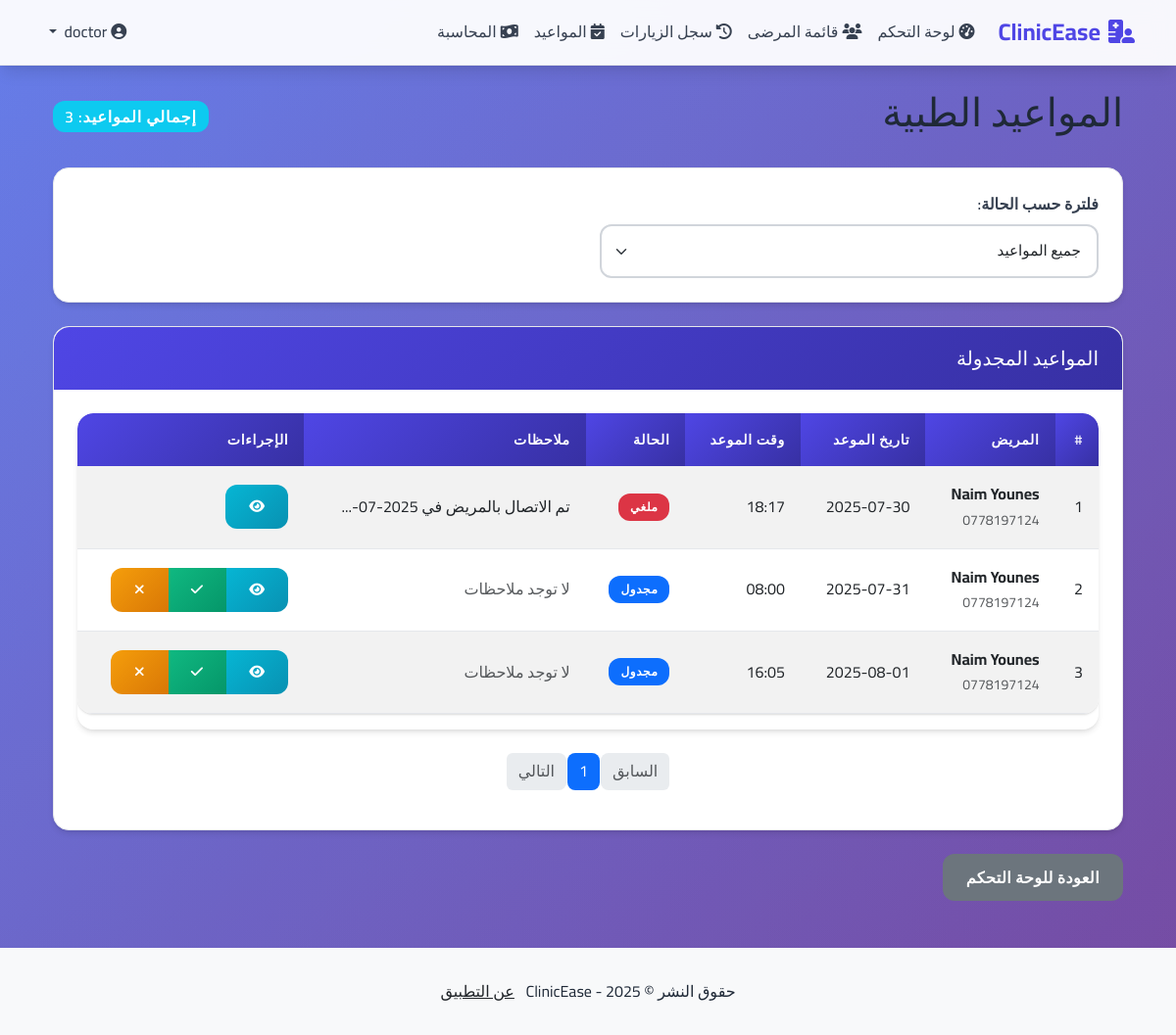
The page /appointments (signed in) on the database its author committed.
### clinic_app/models.py (models this page shows, shortened)
class Appointment(db.Model):
    id = db.Column(db.Integer, primary_key=True)
    patient_id = db.Column(db.Integer, db.ForeignKey("patient.id"), nullable=False)
    doctor_id = db.Column(db.Integer, db.ForeignKey("user.id"), nullable=False)
    visit_id = db.Column(db.Integer, db.ForeignKey("visit.id"), nullable=True)  # الزيارة المرتبطة بالموعد
    appointment_date = db.Column(db.DateTime, nullable=False)  # تاريخ ووقت الموعد
    status = db.Column(db.String(20), nullable=False, default="مجدول")  # مجدول، مكتمل، ملغي، فائت
    notes = db.Column(db.Text, nullable=True)  # ملاحظات حول الموعد
    created_at = db.Column(db.DateTime, nullable=False, default=datetime.utcnow)
    updated_at = db.Column(db.DateTime, nullable=False, default=datetime.utcnow, onupdate=datetime.utcnow)
    patient = db.relationship("Patient", backref="appointments", lazy=True)
    doctor = db.relationship("User", backref="doctor_appointments", lazy=True)
    visit = db.relationship("Visit", backref="follow_up_appointment", uselist=False, lazy=True)

class Patient(db.Model):
    id = db.Column(db.Integer, primary_key=True)
    full_name = db.Column(db.String(100), nullable=False)
    phone = db.Column(db.String(20), nullable=False)
    birth_date = db.Column(db.Date, nullable=True)
    gender = db.Column(db.String(10), nullable=True)  # male, female, other
    blood_group = db.Column(db.String(5), nullable=True)  # A+, A-, B+, B-, AB+, AB-, O+, O-
    address = db.Column(db.String(200), nullable=True)
    created_at = db.Column(db.DateTime, nullable=False, default=datetime.utcnow)
    tickets = db.relationship("Ticket", backref="patient", lazy=True)
    visits = db.relationship("Visit", backref="patient", lazy=True)

### clinic_app/doctor/routes.py (the view)
@doctor.route("/appointments")
@login_required
@doctor_required
def appointments():
    page = request.args.get('page', 1, type=int)
    status_filter = request.args.get('status', 'all')
    query = Appointment.query.filter_by(doctor_id=current_user.id)
    if status_filter != 'all':
        query = query.filter_by(status=status_filter)
    appointments = query.order_by(Appointment.appointment_date.asc()).paginate(
        page=page, per_page=10, error_out=False
    )
    return render_template('doctor/appointments.html',
                         appointments=appointments,
                         status_filter=status_filter)

### clinic_app/doctor/routes.py (called while the page is built)
def doctor_required(f):
    @wraps(f)
    def decorated_function(*args, **kwargs):
        if current_user.role != "doctor":
            flash("غير مسموح لك بالوصول إلى هذه الصفحة", "danger")
            return redirect(url_for("auth.login"))
        return f(*args, **kwargs)
    return decorated_function

### clinic_app/models.py (called while the page is built)
@login_manager.user_loader
def load_user(user_id):
    return User.query.get(int(user_id))

### clinic_app/templates/doctor/appointments.html (shortened to what this page needs)
{% extends "layout.html" %}
{% block content %}
<div class="container mt-4">
    <div class="d-flex justify-content-between align-items-center mb-4">
        <h1>المواعيد الطبية</h1>
        <div>
            <span class="badge bg-info fs-6">إجمالي المواعيد: {{ appointments.total }}</span>
        </div>
    </div>
    <div class="card mb-4">
        <div class="card-body">
            <div class="row">
                <div class="col-md-6">
                    <label class="form-label">فلترة حسب الحالة:</label>
                    <select class="form-select" id="status-filter" onchange="filterAppointments()">
                        <option value="all" {{ 'selected' if status_filter == 'all' else '' }}>جميع المواعيد</option>
                    </select>
                </div>
            </div>
        </div>
    </div>
    <div class="card">
        <div class="card-header bg-primary text-white">
            <h5 class="mb-0">المواعيد المجدولة</h5>
        </div>
        <div class="card-body">
            {% if appointments.items %}
                <div class="table-responsive">
                    <table class="table table-hover table-striped">
                        <thead>
                            <tr>
                                <th>#</th>
                                <th>المريض</th>
                                <th>تاريخ الموعد</th>
                                <th>وقت الموعد</th>
                                <th>الحالة</th>
                                <th>ملاحظات</th>
                                <th>الإجراءات</th>
                            </tr>
                        </thead>
                        <tbody>
                            {% for appointment in appointments.items %}
                                <tr>
                                    <td>{{ loop.index + (appointments.page - 1) * appointments.per_page }}</td>
                                    <td>
                                        <strong>{{ appointment.patient.full_name }}</strong><br>
                                        <small class="text-muted">{{ appointment.patient.phone }}</small>
                                    </td>
                                    <td>{{ format_date(appointment.appointment_date) }}</td>
                                    <td>{{ appointment.appointment_date.strftime('%H:%M') }}</td>
                                    <td>
                                        {% if appointment.status == 'مجدول' %}
                                            <span class="badge bg-primary">مجدول</span>
                                        {% elif appointment.status == 'مكتمل' %}
                                            <span class="badge bg-success">مكتمل</span>
                                        {% elif appointment.status == 'ملغي' %}
                                            <span class="badge bg-danger">ملغي</span>
                                        {% elif appointment.status == 'فائت' %}
                                            <span class="badge bg-warning">فائت</span>
                                        {% else %}
                                            <span class="badge bg-secondary">{{ appointment.status }}</span>
                                        {% endif %}
                                    </td>
                                    <td>
                                        {% if appointment.notes %}
                                            <span title="{{ appointment.notes }}">
                                                {{ appointment.notes[:30] }}{% if appointment.notes|length > 30 %}...{% endif %}
                                            </span>
                                        {% else %}
                                            <span class="text-muted">لا توجد ملاحظات</span>
                                        {% endif %}
                                    </td>
                                    <td>
                                        <div class="btn-group btn-group-sm" role="group">
                                            <a href="{{ url_for('doctor.view_appointment', appointment_id=appointment.id) }}"
                                               class="btn btn-info" title="عرض التفاصيل">
                                                <i class="fas fa-eye"></i>
                                            </a>
                                            {% if appointment.status == 'مجدول' %}
                                                <button type="button" class="btn btn-success"
                                                        onclick="updateStatus({{ appointment.id }}, 'مكتمل')"
                                                        title="تحديد كمكتمل">
                                                    <i class="fas fa-check"></i>
                                                </button>
                                                <button type="button" class="btn btn-warning"
                                                        onclick="updateStatus({{ appointment.id }}, 'فائت')"
                                                        title="تحديد كفائت">
                                                    <i class="fas fa-times"></i>
                                                </button>
                                            {% endif %}
                                        </div>
                                    </td>
                                </tr>
                            {% endfor %}
                        </tbody>
                    </table>
                </div>
                <nav class="mt-4">
                    <ul class="pagination justify-content-center">
                        {% if appointments.has_prev %}
                            <li class="page-item">
                                <a class="page-link" href="{{ url_for('doctor.appointments', page=appointments.prev_num, status=status_filter) }}">السابق</a>
                            </li>
                        {% else %}
                            <li class="page-item disabled">
                                <span class="page-link">السابق</span>
                            </li>
                        {% endif %}
                        {% for page_num in appointments.iter_pages(left_edge=1, right_edge=1, left_current=2, right_current=2) %}
                            {% if page_num %}
                                {% if appointments.page == page_num %}
                                    <li class="page-item active">
                                        <span class="page-link">{{ page_num }}</span>
                                    </li>
                                {% else %}
                                    <li class="page-item">
                                        <a class="page-link" href="{{ url_for('doctor.appointments', page=page_num, status=status_filter) }}">{{ page_num }}</a>
                                    </li>
                                {% endif %}
                            {% else %}
                                <li class="page-item disabled">
                                    <span class="page-link">...</span>
                                </li>
                            {% endif %}
                        {% endfor %}
                        {% if appointments.has_next %}
                            <li class="page-item">
                                <a class="page-link" href="{{ url_for('doctor.appointments', page=appointments.next_num, status=status_filter) }}">التالي</a>
                            </li>
                        {% else %}
                            <li class="page-item disabled">
                                <span class="page-link">التالي</span>
                            </li>
                        {% endif %}
                    </ul>
                </nav>
            {% endif %}
        </div>
    </div>
    <div class="mt-4">
        <a href="{{ url_for('doctor.dashboard') }}" class="btn btn-secondary">العودة للوحة التحكم</a>
    </div>
</div>
{% endblock content %}

### clinic_app/static/css/main.css (style rules this page uses)
:root { --primary-color: #4f46e5; --primary-dark: #3730a3; --secondary-color: #6b7280; --success-color: #10b981; --info-color: #06b6d4; --warning-color: #f59e0b; --danger-color: #ef4444; --light-bg: #f8fafc; --white: #ffffff; --gray-50: #f9fafb; --gray-100: #f3f4f6; --gray-200: #e5e7eb; --gray-300: #d1d5db; --gray-400: #9ca3af; --gray-500: #6b7280; --gray-600: #4b5563; --gray-700: #374151; --gray-800: #1f2937; --gray-900: #111827; --shadow-sm: 0 1px 2px 0 rgba(0, 0, 0, 0.05); --shadow: 0 1px 3px 0 rgba(0, 0, 0, 0.1), 0 1px 2px 0 rgba(0, 0, 0, 0.06); --shadow-md: 0 4px 6px -1px rgba(0, 0, 0, 0.1), 0 2px 4px -1px rgba(0, 0, 0, 0.06); --shadow-lg: 0 10px 15px -3px rgba(0, 0, 0, 0.1), 0 4px 6px -2px rgba(0, 0, 0, 0.05); --shadow-xl: 0 20px 25px -5px rgba(0, 0, 0, 0.1), 0 10px 10px -5px rgba(0, 0, 0, 0.04); --border-radius: 0.75rem; --border-radius-lg: 1rem; --transition: all 0.3s cubic-bezier(0.4, 0, 0.2, 1); }
* { box-sizing: border-box; }
body { font-family: 'Cairo', -apple-system, BlinkMacSystemFont, 'Segoe UI', Roboto, sans-serif; background: linear-gradient(135deg, #667eea 0%, #764ba2 100%); background-attachment: fixed; min-height: 100vh; line-height: 1.6; color: var(--gray-800); }
body::before { content: ''; position: fixed; top: 0; left: 0; width: 100%; height: 100%; background: linear-gradient(135deg, #667eea 0%, #764ba2 100%); opacity: 0.1; z-index: -1; }
.card { border-radius: var(--border-radius-lg); box-shadow: var(--shadow-md); transition: var(--transition); border: 1px solid var(--gray-200); background: var(--white); backdrop-filter: blur(10px); overflow: hidden; }
.card-header { border-top-left-radius: var(--border-radius-lg) !important; border-top-right-radius: var(--border-radius-lg) !important; background: linear-gradient(135deg, var(--primary-color), var(--primary-dark)); border-bottom: none; padding: 1.25rem 1.5rem; }
.card-body { padding: 1.5rem; }
.btn { border-radius: var(--border-radius); padding: 0.75rem 1.5rem; transition: var(--transition); font-weight: 600; border: none; position: relative; overflow: hidden; text-transform: none; letter-spacing: 0.025em; }
.btn-success { background: linear-gradient(135deg, var(--success-color), #059669); color: white; }
.btn-warning { background: linear-gradient(135deg, var(--warning-color), #d97706); color: white; }
.btn-info { background: linear-gradient(135deg, var(--info-color), #0891b2); color: white; }
.btn::before { content: ''; position: absolute; top: 50%; left: 50%; width: 0; height: 0; border-radius: 50%; background: rgba(255, 255, 255, 0.3); transition: width 0.6s, height 0.6s; transform: translate(-50%, -50%); z-index: 0; }
.btn > * { position: relative; z-index: 1; }
.table { border-radius: var(--border-radius-lg); overflow: hidden; box-shadow: var(--shadow); background: var(--white); }
.table thead th { background: linear-gradient(135deg, var(--primary-color), var(--primary-dark)); color: white; border: none; padding: 1rem; font-weight: 600; text-transform: uppercase; letter-spacing: 0.05em; font-size: 0.875rem; }
.table tbody td { padding: 1rem; border-bottom: 1px solid var(--gray-200); vertical-align: middle; }
.table-responsive { border-radius: var(--border-radius-lg); box-shadow: var(--shadow-md); }
.form-control, .form-select { border-radius: var(--border-radius); padding: 0.875rem 1rem; border: 2px solid var(--gray-300); transition: var(--transition); background-color: var(--white); font-size: 0.95rem; }
.form-label { font-weight: 600; color: var(--gray-700); margin-bottom: 0.5rem; }
.pagination .page-link { border-radius: 8px; margin: 0 2px; border: none; transition: all 0.3s; }
.badge { border-radius: var(--border-radius); padding: 0.5rem 0.75rem; font-weight: 600; font-size: 0.75rem; text-transform: uppercase; letter-spacing: 0.05em; }

### rows shown on the page
Appointment: patient.full_name "Naim Younes", patient.phone "0778197124", appointment_date "2025-07-30", appointment_date "18:17", status "ملغي", notes "تم الاتصال بالمريض في 2025-07-"
Appointment: patient.full_name "Naim Younes", patient.phone "0778197124", appointment_date "2025-07-31", appointment_date "08:00", status "مجدول", notes "لا توجد ملاحظات"
Appointment: patient.full_name "Naim Younes", patient.phone "0778197124", appointment_date "2025-08-01", appointment_date "16:05", status "مجدول", notes "لا توجد ملاحظات"

### other values the page prints
{{ appointments.total }} "3"
{{ page_num }} "1"
